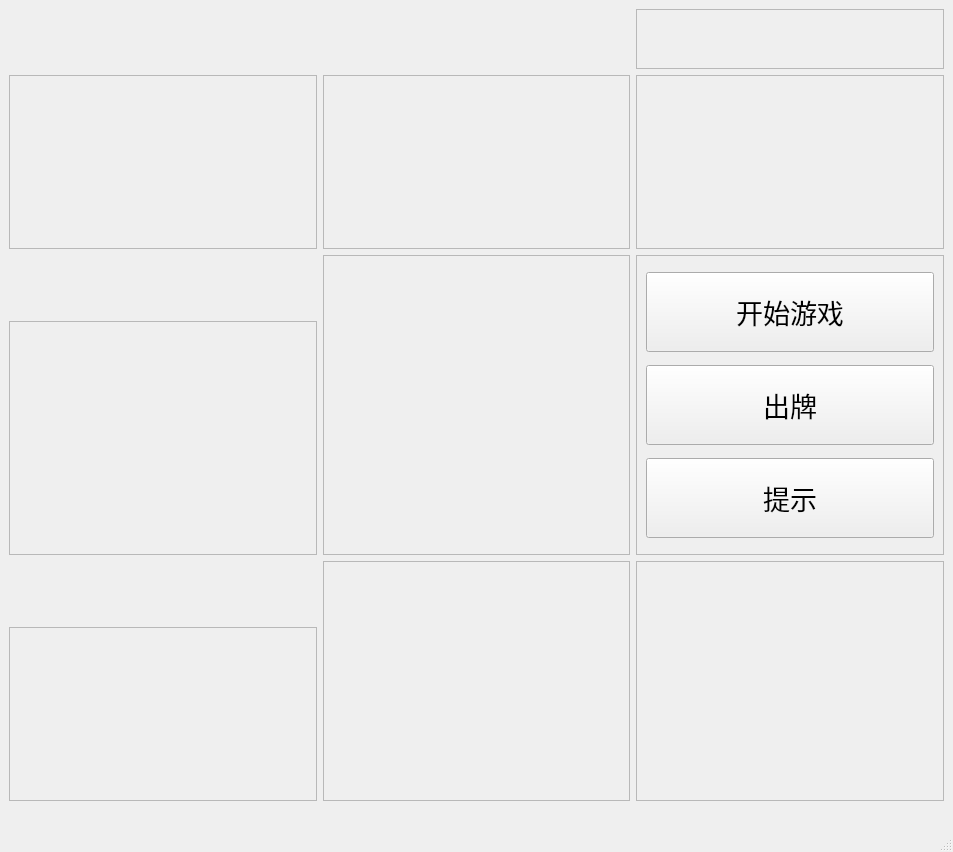
<?xml version="1.0" encoding="UTF-8"?>
<ui version="4.0">
 <class>MainWindow</class>
 <widget class="QMainWindow" name="MainWindow">
  <property name="geometry">
   <rect>
    <x>0</x>
    <y>0</y>
    <width>953</width>
    <height>852</height>
   </rect>
  </property>
  <property name="font">
   <font>
    <family>DengXian</family>
    <pointsize>20</pointsize>
   </font>
  </property>
  <property name="windowTitle">
   <string>MainWindow</string>
  </property>
  <widget class="QWidget" name="centralwidget">
   <layout class="QGridLayout" name="gridLayout">
    <item row="0" column="0">
     <widget class="QFrame" name="down_mark_frame">
      <property name="minimumSize">
       <size>
        <width>300</width>
        <height>0</height>
       </size>
      </property>
      <property name="maximumSize">
       <size>
        <width>800</width>
        <height>60</height>
       </size>
      </property>
      <property name="font">
       <font>
        <family>DengXian</family>
        <pointsize>16</pointsize>
       </font>
      </property>
      <property name="frameShape">
       <enum>QFrame::NoFrame</enum>
      </property>
      <property name="frameShadow">
       <enum>QFrame::Sunken</enum>
      </property>
      <layout class="QHBoxLayout" name="down_mark_layout">
       <property name="leftMargin">
        <number>0</number>
       </property>
       <property name="topMargin">
        <number>0</number>
       </property>
       <property name="rightMargin">
        <number>0</number>
       </property>
       <property name="bottomMargin">
        <number>0</number>
       </property>
      </layout>
     </widget>
    </item>
    <item row="0" column="1">
     <widget class="QFrame" name="all_mark_frame">
      <property name="minimumSize">
       <size>
        <width>300</width>
        <height>0</height>
       </size>
      </property>
      <property name="maximumSize">
       <size>
        <width>800</width>
        <height>60</height>
       </size>
      </property>
      <property name="font">
       <font>
        <family>DengXian</family>
        <pointsize>16</pointsize>
       </font>
      </property>
      <property name="frameShape">
       <enum>QFrame::NoFrame</enum>
      </property>
      <property name="frameShadow">
       <enum>QFrame::Sunken</enum>
      </property>
      <layout class="QHBoxLayout" name="all_mark_layout">
       <property name="leftMargin">
        <number>0</number>
       </property>
       <property name="topMargin">
        <number>0</number>
       </property>
       <property name="rightMargin">
        <number>0</number>
       </property>
       <property name="bottomMargin">
        <number>0</number>
       </property>
      </layout>
     </widget>
    </item>
    <item row="0" column="2">
     <widget class="QFrame" name="card_frame_11">
      <property name="minimumSize">
       <size>
        <width>300</width>
        <height>0</height>
       </size>
      </property>
      <property name="font">
       <font>
        <family>DengXian</family>
        <pointsize>16</pointsize>
       </font>
      </property>
      <property name="frameShape">
       <enum>QFrame::StyledPanel</enum>
      </property>
      <property name="frameShadow">
       <enum>QFrame::Sunken</enum>
      </property>
     </widget>
    </item>
    <item row="1" column="0">
     <widget class="QFrame" name="down_frame">
      <property name="minimumSize">
       <size>
        <width>300</width>
        <height>100</height>
       </size>
      </property>
      <property name="font">
       <font>
        <family>DengXian</family>
        <pointsize>16</pointsize>
       </font>
      </property>
      <property name="frameShape">
       <enum>QFrame::StyledPanel</enum>
      </property>
      <property name="frameShadow">
       <enum>QFrame::Sunken</enum>
      </property>
      <layout class="QHBoxLayout" name="down_layout">
       <property name="spacing">
        <number>0</number>
       </property>
       <property name="leftMargin">
        <number>9</number>
       </property>
       <property name="topMargin">
        <number>9</number>
       </property>
       <property name="rightMargin">
        <number>9</number>
       </property>
       <property name="bottomMargin">
        <number>9</number>
       </property>
      </layout>
     </widget>
    </item>
    <item row="1" column="1">
     <widget class="QFrame" name="down_show_frame">
      <property name="minimumSize">
       <size>
        <width>300</width>
        <height>100</height>
       </size>
      </property>
      <property name="font">
       <font>
        <family>DengXian</family>
        <pointsize>16</pointsize>
       </font>
      </property>
      <property name="frameShape">
       <enum>QFrame::StyledPanel</enum>
      </property>
      <property name="frameShadow">
       <enum>QFrame::Sunken</enum>
      </property>
      <layout class="QHBoxLayout" name="down_show_layout"/>
     </widget>
    </item>
    <item row="1" column="2">
     <widget class="QFrame" name="three_frame">
      <property name="minimumSize">
       <size>
        <width>300</width>
        <height>100</height>
       </size>
      </property>
      <property name="font">
       <font>
        <family>DengXian</family>
        <pointsize>16</pointsize>
       </font>
      </property>
      <property name="frameShape">
       <enum>QFrame::StyledPanel</enum>
      </property>
      <property name="frameShadow">
       <enum>QFrame::Sunken</enum>
      </property>
      <layout class="QHBoxLayout" name="three_layout"/>
     </widget>
    </item>
    <item row="2" column="0">
     <widget class="QFrame" name="up_mark_frame">
      <property name="minimumSize">
       <size>
        <width>300</width>
        <height>0</height>
       </size>
      </property>
      <property name="maximumSize">
       <size>
        <width>800</width>
        <height>60</height>
       </size>
      </property>
      <property name="font">
       <font>
        <family>DengXian</family>
        <pointsize>16</pointsize>
       </font>
      </property>
      <property name="frameShape">
       <enum>QFrame::NoFrame</enum>
      </property>
      <property name="frameShadow">
       <enum>QFrame::Plain</enum>
      </property>
      <layout class="QHBoxLayout" name="up_mark_layout">
       <property name="spacing">
        <number>0</number>
       </property>
       <property name="leftMargin">
        <number>0</number>
       </property>
       <property name="topMargin">
        <number>0</number>
       </property>
       <property name="rightMargin">
        <number>0</number>
       </property>
       <property name="bottomMargin">
        <number>0</number>
       </property>
      </layout>
     </widget>
    </item>
    <item row="2" column="1" rowspan="2">
     <widget class="QFrame" name="up_show_frame">
      <property name="minimumSize">
       <size>
        <width>300</width>
        <height>100</height>
       </size>
      </property>
      <property name="font">
       <font>
        <family>DengXian</family>
        <pointsize>16</pointsize>
       </font>
      </property>
      <property name="frameShape">
       <enum>QFrame::StyledPanel</enum>
      </property>
      <property name="frameShadow">
       <enum>QFrame::Sunken</enum>
      </property>
      <layout class="QHBoxLayout" name="up_show_layout"/>
     </widget>
    </item>
    <item row="2" column="2" rowspan="2">
     <widget class="QFrame" name="frame_2">
      <property name="minimumSize">
       <size>
        <width>300</width>
        <height>300</height>
       </size>
      </property>
      <property name="maximumSize">
       <size>
        <width>480</width>
        <height>16777215</height>
       </size>
      </property>
      <property name="frameShape">
       <enum>QFrame::StyledPanel</enum>
      </property>
      <property name="frameShadow">
       <enum>QFrame::Sunken</enum>
      </property>
      <layout class="QVBoxLayout" name="verticalLayout">
       <item>
        <widget class="QPushButton" name="startButton">
         <property name="minimumSize">
          <size>
           <width>0</width>
           <height>80</height>
          </size>
         </property>
         <property name="text">
          <string>开始游戏</string>
         </property>
        </widget>
       </item>
       <item>
        <widget class="QPushButton" name="showButton">
         <property name="minimumSize">
          <size>
           <width>100</width>
           <height>80</height>
          </size>
         </property>
         <property name="text">
          <string>出牌</string>
         </property>
        </widget>
       </item>
       <item>
        <widget class="QPushButton" name="hintButton">
         <property name="minimumSize">
          <size>
           <width>0</width>
           <height>80</height>
          </size>
         </property>
         <property name="text">
          <string>提示</string>
         </property>
        </widget>
       </item>
      </layout>
     </widget>
    </item>
    <item row="3" column="0">
     <widget class="QFrame" name="up_frame">
      <property name="minimumSize">
       <size>
        <width>300</width>
        <height>100</height>
       </size>
      </property>
      <property name="font">
       <font>
        <family>DengXian</family>
        <pointsize>16</pointsize>
       </font>
      </property>
      <property name="frameShape">
       <enum>QFrame::StyledPanel</enum>
      </property>
      <property name="frameShadow">
       <enum>QFrame::Sunken</enum>
      </property>
      <layout class="QHBoxLayout" name="up_layout">
       <property name="spacing">
        <number>0</number>
       </property>
       <property name="leftMargin">
        <number>9</number>
       </property>
       <property name="topMargin">
        <number>9</number>
       </property>
       <property name="rightMargin">
        <number>9</number>
       </property>
       <property name="bottomMargin">
        <number>9</number>
       </property>
      </layout>
     </widget>
    </item>
    <item row="4" column="0">
     <widget class="QFrame" name="own_mark_frame">
      <property name="minimumSize">
       <size>
        <width>300</width>
        <height>0</height>
       </size>
      </property>
      <property name="maximumSize">
       <size>
        <width>800</width>
        <height>60</height>
       </size>
      </property>
      <property name="font">
       <font>
        <family>DengXian</family>
        <pointsize>16</pointsize>
       </font>
      </property>
      <property name="frameShape">
       <enum>QFrame::NoFrame</enum>
      </property>
      <property name="frameShadow">
       <enum>QFrame::Plain</enum>
      </property>
      <layout class="QHBoxLayout" name="own_mark_layout">
       <property name="spacing">
        <number>0</number>
       </property>
       <property name="leftMargin">
        <number>0</number>
       </property>
       <property name="topMargin">
        <number>0</number>
       </property>
       <property name="rightMargin">
        <number>0</number>
       </property>
       <property name="bottomMargin">
        <number>0</number>
       </property>
      </layout>
     </widget>
    </item>
    <item row="4" column="1" rowspan="2">
     <widget class="QFrame" name="own_show_frame">
      <property name="minimumSize">
       <size>
        <width>300</width>
        <height>100</height>
       </size>
      </property>
      <property name="font">
       <font>
        <family>DengXian</family>
        <pointsize>16</pointsize>
       </font>
      </property>
      <property name="frameShape">
       <enum>QFrame::StyledPanel</enum>
      </property>
      <property name="frameShadow">
       <enum>QFrame::Sunken</enum>
      </property>
      <layout class="QHBoxLayout" name="own_show_layout"/>
     </widget>
    </item>
    <item row="4" column="2" rowspan="2">
     <widget class="QFrame" name="image_frame">
      <property name="minimumSize">
       <size>
        <width>300</width>
        <height>100</height>
       </size>
      </property>
      <property name="font">
       <font>
        <family>DengXian</family>
        <pointsize>16</pointsize>
       </font>
      </property>
      <property name="frameShape">
       <enum>QFrame::StyledPanel</enum>
      </property>
      <property name="frameShadow">
       <enum>QFrame::Sunken</enum>
      </property>
      <layout class="QHBoxLayout" name="image_layout">
       <property name="spacing">
        <number>0</number>
       </property>
       <property name="leftMargin">
        <number>0</number>
       </property>
       <property name="topMargin">
        <number>0</number>
       </property>
       <property name="rightMargin">
        <number>0</number>
       </property>
       <property name="bottomMargin">
        <number>0</number>
       </property>
      </layout>
     </widget>
    </item>
    <item row="5" column="0">
     <widget class="QFrame" name="own_frame">
      <property name="minimumSize">
       <size>
        <width>300</width>
        <height>100</height>
       </size>
      </property>
      <property name="font">
       <font>
        <family>DengXian</family>
        <pointsize>16</pointsize>
       </font>
      </property>
      <property name="frameShape">
       <enum>QFrame::StyledPanel</enum>
      </property>
      <property name="frameShadow">
       <enum>QFrame::Sunken</enum>
      </property>
      <layout class="QHBoxLayout" name="own_layout">
       <property name="spacing">
        <number>0</number>
       </property>
       <property name="leftMargin">
        <number>9</number>
       </property>
       <property name="topMargin">
        <number>9</number>
       </property>
       <property name="rightMargin">
        <number>9</number>
       </property>
       <property name="bottomMargin">
        <number>9</number>
       </property>
      </layout>
     </widget>
    </item>
   </layout>
  </widget>
  <widget class="QMenuBar" name="menubar">
   <property name="geometry">
    <rect>
     <x>0</x>
     <y>0</y>
     <width>953</width>
     <height>22</height>
    </rect>
   </property>
  </widget>
  <widget class="QStatusBar" name="statusbar"/>
 </widget>
 <resources/>
 <connections/>
</ui>
